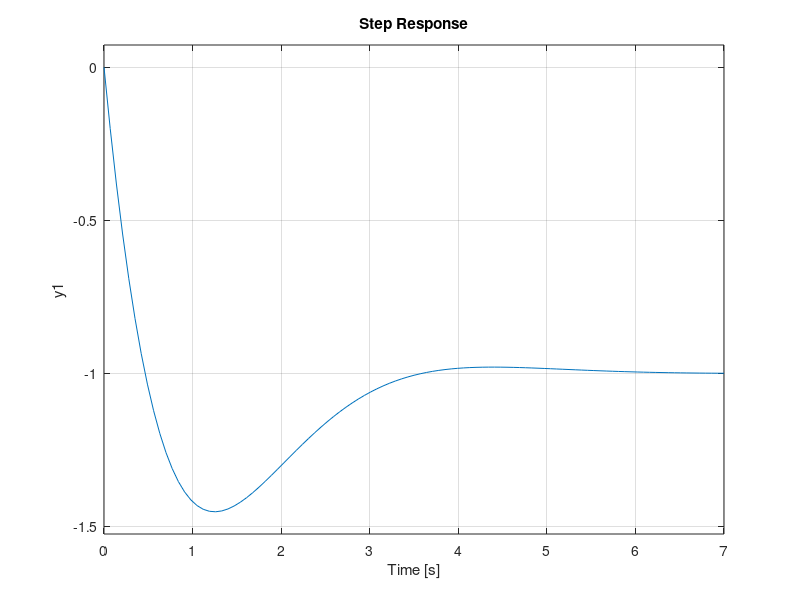

Reproduce this figure in MATLAB.
%plots the step response of G(s) of hw 2 question 2
sys = tf([-3 -2], [1 2 2]);%Transfer function
step(sys) %plots the step response